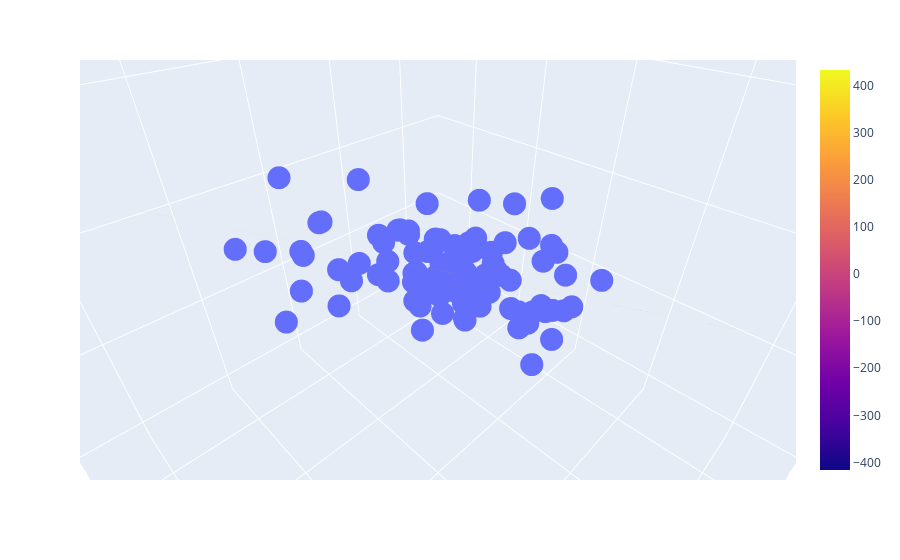

This figure's notebook cell:
### Code cell
x = np.linspace(-5, 5, 10)
y = np.linspace(-5, 5, 10)
xGrid, yGrid = np.meshgrid(x, y)

# Combine the grid into a single dataset for prediction
final = np.vstack((xGrid.ravel(), yGrid.ravel())).T

# Predict z values and reshape to match the grid
z_final = lr.predict(final).reshape(10, 10)

# Assign z to the final prediction grid
z = z_final

fig = px.scatter_3d(df, x='feature1', y='feature2', z='target')
fig.add_trace(go.Surface(x=x, y=y, z=z))
fig.show()
